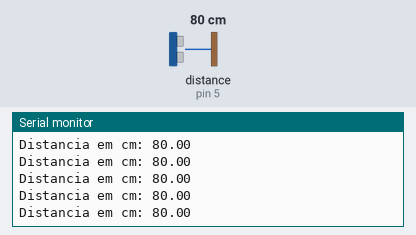
Recording of a sketch running on a simulated Arduino Uno, built with avr-gcc and run on an emulated ATmega328P. Shown: the last lines printed to the serial monitor. Inputs (shaded band) come from the test bench; at power-on: distance to the obstacle (sensor on pin 5) 80 cm. The echo pulse lasts 58.3 µs per cm.

Above: at 1.2 s.
1.3 s: distance to the obstacle (sensor on pin 5) set to 2 cm
At 2.4 s:
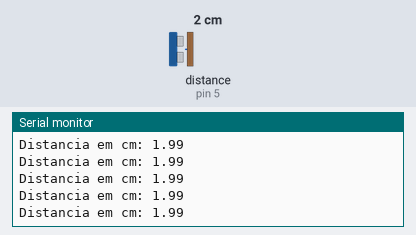
4.3 s: distance to the obstacle (sensor on pin 5) set to 4 cm
At 4.9 s:
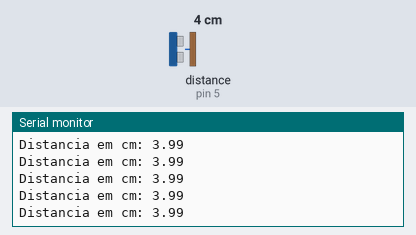
Timing chart, 0 to 6.8 s (numbered marks = the images above; inputs shaded):
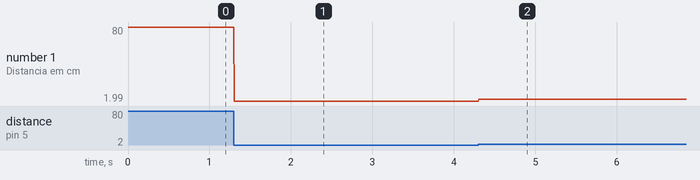

Measured:
- after the input at 1.3 s, the serial monitor: prints a new line at once (image 1)
- after the input at 4.3 s, the serial monitor: prints a new line at once (image 2)
- plotted number 1: 80 → 1.99 after the input at 1.3 s, 1.99 → 3.99 after the input at 4.3 s

The sketch:

Arduino_Sensor_Ultra_Som_03_Getulio.ino
```cpp
/* Programa: Conectando Sensor Ultrassonico HC-SR04 ao Arduino e fazendo a
 monitoração no plotter serial

Autor: Prof. Getúlio Teruo Tateoki
*/
//Carrega a biblioteca do sensor ultrassonico
#include <Ultrasonic.h>

//Define os pinos para o trigger e echo
#define pino_trigger 4
#define pino_echo 5

//Inicializa o sensor nos pinos definidos acima
Ultrasonic ultrasonic(pino_trigger, pino_echo);

void setup()
{
  Serial.begin(115200);
  Serial.println("Lendo dados do sensor...");
}

void loop()
{
  //Le as informacoes do sensor, em cm
  float cmMsec, inMsec;
  long microsec = ultrasonic.timing();
  cmMsec = ultrasonic.convert(microsec, Ultrasonic::CM);
  //Exibe informacoes no serial monitor
  Serial.print("Distancia em cm: ");
  Serial.print(cmMsec);
  Serial.println();
  delay(1);
}
```
